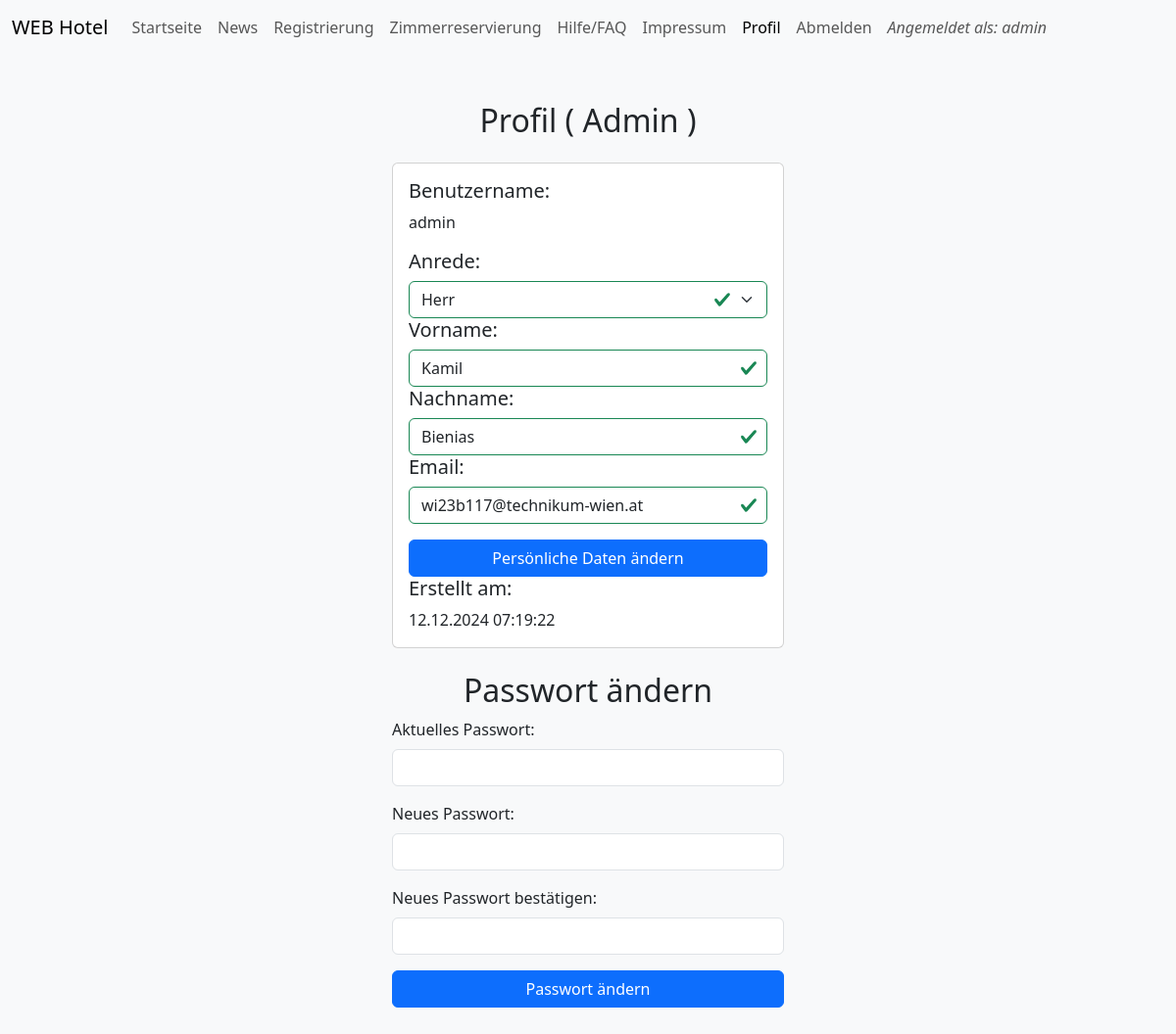
The app's page /profile.php (signed in) with its own data.
### tables this page shows
CREATE TABLE users (
    id INT AUTO_INCREMENT PRIMARY KEY,
    role ENUM('admin', 'user') DEFAULT 'user',
    status ENUM('aktiv', 'inaktiv') DEFAULT 'aktiv',
    username VARCHAR(50) UNIQUE NOT NULL,
    password VARCHAR(255) NOT NULL,
    salutation ENUM('Frau', 'Herr', 'Divers') NOT NULL,
    name VARCHAR(255) NOT NULL,
    surname VARCHAR(255) NOT NULL,
    email VARCHAR(255) NOT NULL,
    created_at TIMESTAMP DEFAULT CURRENT_TIMESTAMP
);

### includes/profile_logic.php (called while the page is built, shortened)
<?php
$conn = getDatabaseConnection();
$sql = "SELECT * FROM users WHERE username = ?";
$stmt = $conn->prepare($sql);
$stmt->bind_param('s', $_SESSION['user']);
$stmt->execute();
$result = $stmt->get_result();
if ($result->num_rows > 0) {
    $currentUser = $result->fetch_assoc();
} else {
    session_destroy();
    header('Location: login.php');
}
?>

### profile.php (the view, shortened to what this page needs)
<!DOCTYPE html>
<html lang="de">
<head>
    <?php include("includes/head.php"); ?>
    <?php require_once("includes/profile_logic.php"); ?>
</head>
<body class="bg-light">
    <header>
        <?php include("includes/nav.php"); ?>
    </header>
    <div class="container my-5">
        <h2 class="text-center mb-4">Profil (
            <?php if ($_SESSION['role'] === 'admin'): ?>
                Admin
            <?php endif; ?>
            )
        </h2>
        <div class="card mx-auto" style="max-width: 400px;">
            <div class="card-body">
                <h5 class="card-title">Benutzername:</h5>
                <p class="card-text"><?php echo htmlspecialchars($currentUser['username']); ?></p>
                <form class="was-validated" action="profile.php" method="POST">
                    <div>
                        <h5 class="card-title">
                            <label for="salutation">Anrede:</label>
                        </h5>
                        <select name="salutation" id="salutation" class="form-select" required>
                        <option value="Herr" <?php echo ($currentUser['salutation'] === 'Herr') ? 'selected' : ''; ?>>Herr</option>
                        </select>
                    </div>
                    <div>
                        <h5 class="card-title">
                            <label for="name">Vorname:</label>
                        </h5>
                        <input type="text" name="name" id="name" class="form-control" required value="<?php echo htmlspecialchars($currentUser['name']); ?>">
                    </div>
                    <div>
                        <h5 class="card-title">
                            <label for="surname">Nachname:</label>
                        </h5>
                        <input type="text" name="surname" id="surname" class="form-control" required value="<?php echo htmlspecialchars($currentUser['surname']); ?>">
                    </div>
                    <div>
                        <h5 class="card-title">
                            <label for="email">Email:</label>
                        </h5>
                        <input type="email" name="email" id="email" class="form-control" required value="<?php echo htmlspecialchars($currentUser['email']); ?>">
                    </div>
                    <div class="mt-3 d-grid">
                        <button type="submit" class="btn btn-primary w-100" name="update_profile">Persönliche Daten ändern</button>
                    </div>
                </form>
                <h5 class="card-title">Erstellt am:</h5>
                <p class="card-text"><?php echo date('d.m.Y H:i:s', strtotime($currentUser['created_at'])); ?></p>
            </div>
        </div>
        <h2 class="text-center mt-4">Passwort ändern</h2>
        <form action="profile.php" method="post" class="mx-auto" style="max-width: 400px;">
            <div class="mb-3">
                <label for="current_password" class="form-label">Aktuelles Passwort:</label>
                <input type="password" id="current_password" name="current_password" class="form-control" required>
            </div>
            <div class="mb-3">
                <label for="new_password" class="form-label">Neues Passwort:</label>
                <input type="password" id="new_password" name="new_password" class="form-control" required>
            </div>
            <div class="mb-3">
                <label for="confirm_new_password" class="form-label">Neues Passwort bestätigen:</label>
                <input type="password" id="confirm_new_password" name="confirm_new_password" class="form-control" required>
            </div>
            <button type="submit" class="btn btn-primary w-100">Passwort ändern</button>
        </form>
    </div>
</body>
</html>

### records on screen
users: username "admin", salutation "Herr", name "Kamil", surname "Bienias", email "wi23b117@technikum-wien.at", created_at "12.12.2024 07:19:22"

### other values on screen
$_SESSION['user'] "admin"
